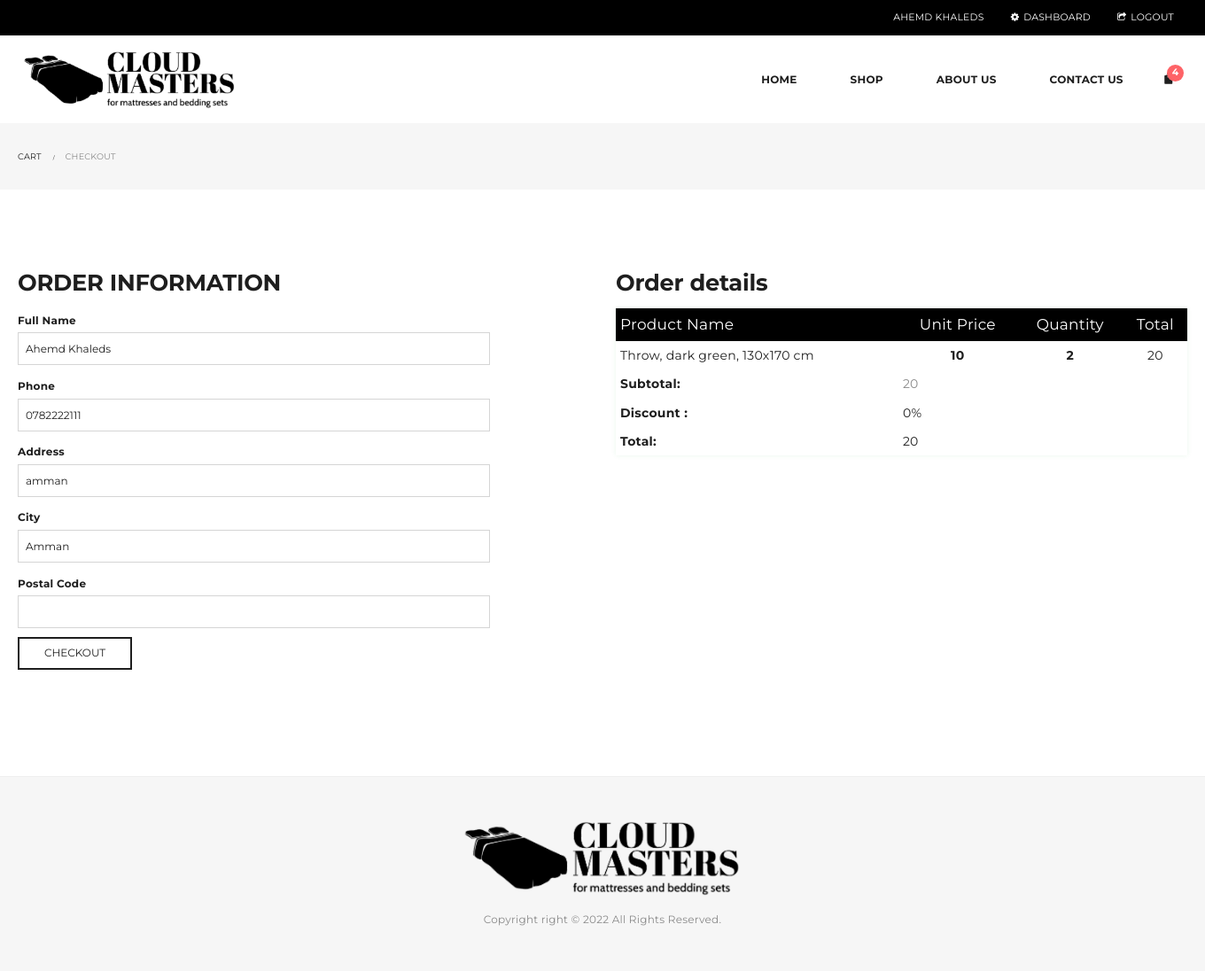
/store/views/checkout.php?price=20&c=0 (signed in), run on the app's committed database.
### tables this page shows
CREATE TABLE `users` (
  `user_id` int NOT NULL,
  `first_name` varchar(255) NOT NULL,
  `last_name` varchar(255) NOT NULL,
  `address` varchar(255) NOT NULL,
  `phone` varchar(255) NOT NULL,
  `email` varchar(255) NOT NULL,
  `password` varchar(255) NOT NULL,
  `is_admin` tinyint NOT NULL DEFAULT '0',
  `city` varchar(255) NOT NULL
);

CREATE TABLE `cart` (
  `cart_id` int NOT NULL,
  `user_id` int NOT NULL,
  `product_id` int NOT NULL,
  `quantity` int NOT NULL
);

CREATE TABLE `products` (
  `product_id` int NOT NULL,
  `product_name` varchar(255) NOT NULL,
  `price` int NOT NULL,
  `description` text NOT NULL,
  `image1` varchar(255) NOT NULL,
  `image2` varchar(255) DEFAULT NULL,
  `image3` varchar(255) DEFAULT NULL,
  `category_id` int NOT NULL,
  `discount` int NOT NULL DEFAULT '0',
  `offers` tinyint NOT NULL DEFAULT '0',
  `new_arrive` tinyint NOT NULL DEFAULT '0'
);

### store/views/connection.php (called while the page is built, shortened)
<?php
try {
    $connect = new PDO(
        'mysql:host=localhost;dbname=e-commerce',
        'root',
        'root'
    );
    $connect->setAttribute(PDO::ATTR_ERRMODE, PDO::ERRMODE_EXCEPTION);
} catch (PDOException $e) {
    echo 'connection falid ' . $e->getMessage();
}
function isAdmin()
{
    if (isset($_SESSION['userid'])) {
        global $connect;
        $curUser = $_SESSION['userid'];
        $user = $connect->query("SELECT * from users WHERE user_id='$curUser'");
        $user = $user->fetch();
        if ($user['is_admin']) {
            return 1;
        } else {
            return 0;
        }
    } else {
        return 0;
    }
}
?>

### store/views/checkout.php (the view, shortened to what this page needs)
<?php require './connection.php'; ?>
<?php
$userid = $_SESSION['userid'];
$query = 'SELECT * from `users` where user_id=?';
$query = $connect->prepare($query);
$query->execute([$userid]);
$userNow = $query->fetch(PDO::FETCH_OBJ);
?>
<!doctype html>
<html lang="en-US">
<head>
	<link rel='stylesheet' href='../css/settings.css' type='text/css' media='all' />
	<link rel='stylesheet' href='../css/swatches-and-photos.css' type='text/css' media='all' />
	<link rel='stylesheet' href='../css/font-awesome.min.css' type='text/css' media='all' />
	<link rel='stylesheet' href='../css/elegant-icon.css' type='text/css' media='all' />
	<link rel='stylesheet' href='../css/style.css' type='text/css' media='all' />
	<link rel='stylesheet' href='../css/shop.css' type='text/css' media='all' />
	<link rel='stylesheet' href='../css/magnific-popup.css' type='text/css' media='all' />
</head>
<body class="shop">
	<div id="wrapper" class="wide-wrap">
		<header class="header-type-classic">
			<div class="topbar">
				<div class="container topbar-wap">
					<div class="row">
						<div class="col-sm-6">
						<div class="right-topbar">
								<?php if (isset($_SESSION['userid'])) { ?>
														<div class="user-wishlist">
															<a href="../views/profile/logout.php"><i class="fa fa-share-square-o"></i>Logout</a>
														</div>
													<?php } ?>
							<?php if (isAdmin()) { ?>
												<div class="user-wishlist">
													<a href="../admin/views/index.php"><i class="fa fa-cog"></i>Dashboard</a>
												</div>
											<?php } ?>
								<div class="user-login">
									<ul class="nav top-nav">
										<li class="menu-item">
											<?php if (isset($_SESSION['userid'])) { ?>
											<a href='./profile/My-profile.php'><?php echo $user['first_name'] .
               ' ' .
               $user['last_name'];} else { ?></a>
											<a data-rel="loginModal" href="#"><i class="fa fa-user"></i> Login</a>
											<?php } ?>
										</li>
									</ul>
								</div>
							</div>
						</div>
					</div>
				</div>
			</div>
			<div class="navbar-container">
				<div class="navbar navbar-default  navbar-scroll-fixed">
					<div class="navbar-default-wrap">
						<div class="container">
							<div class="row">
								<div class="col-md-12 navbar-default-col">
									<div class="navbar-wrap">
										<div class="navbar-header">
											<a class="navbar-brand" href="./">
												<img class="logo" alt="The DMCS" src="../images/ltrblack.png">
											</a>
										</div>
										<nav class="collapse navbar-collapse primary-navbar-collapse">
											<ul class="nav navbar-nav primary-nav">
												<li class="menu-item-has-children dropdown">
													<a href="./index.php" class="dropdown-hover">
														<span class="underline">Home</span> <span class="caret"></span>
													</a>
												</li>
												<li class="menu-item-has-children megamenu megamenu-fullwidth dropdown">
													<a href="shop.php" class="dropdown-hover">
														<span class="underline">Shop</span> <span class="caret"></span>
													</a>
												</li>
												<li class="menu-item-has-children megamenu megamenu-fullwidth dropdown">
													<a href="about-us.php" class="dropdown-hover">
														<span class="underline">About Us</span> <span class="caret"></span>
													</a>
												</li>
												<li class="menu-item-has-children megamenu megamenu-fullwidth dropdown">
													<a href="contact-us.php" class="dropdown-hover">
														<span class="underline">Contact Us</span> <span class="caret"></span>
													</a>
												</li>
												<?php
            if (isset($_SESSION['userid'])) {
                $query = 'SELECT * from `cart`';
                $query = $connect->prepare($query);
                $query->execute();
                $productsInCart = $query->fetchAll(PDO::FETCH_OBJ);
            } elseif (isset($_SESSION['cartVisitor'])) {
                $productsInCart = $_SESSION['cartVisitor'];
                $fromSS = 1;
            } else {
                $productsInCart = [];
            }
            if (empty($productsInCart)) { ?>
												<li class="navbar-minicart navbar-minicart-nav">
													<a class="minicart-link" href="#">
														<span class="minicart-icon">
															<i class="minicart-icon-svg elegant_icon_bag"></i>
															<span><?php echo count($productsInCart); ?></span>
														</span>
													</a>
													<div class="minicart">
														<div class="minicart-header no-items show">
															Your shopping bag is empty.
														</div>
														<div class="minicart-footer">
															<div class="minicart-actions clearfix">
																<a class="button" href="./shop.php">
																	<span class="text">Go to the shop</span>
																</a>
															</div>
														</div>
													</div>
												</li>
<?php } else { ?>
												<li class="navbar-minicart navbar-minicart-nav">
														<a class="minicart-link" href="#">
															<span class="minicart-icon has-item">
																<i class="minicart-icon-svg elegant_icon_bag"></i> <span><?php echo count(
                    $productsInCart
                ); ?></span>
															</span>
														</a>
													</li>
<?php }
            ?>
											</ul>
										</nav>
									</div>
								</div>
							</div>
						</div>
					</div>
				</div>
			</div>
		</header>
<?php
$curUserId = $_SESSION['userid'];
$cart = $connect->query(
    "SELECT * FROM cart JOIN products ON cart.product_id=products.product_id WHERE cart.user_id='$curUserId'"
);
$cart = $cart->fetchAll();
if ($_GET['c'] != '0') {
    $idCoupon = $_GET['c'];
    $coupuns = $connect->query(
        "SELECT * FROM coupons WHERE coupon_id='$idCoupon'"
    );
    $coupon = $coupuns->fetch();
    $couponDiscount = $coupon['discount'];
} else {
    $couponDiscount = 0;
}
?>
               <div class="heading-container">
				<div class="container heading-standar">
					<div class="page-breadcrumb">
						<ul class="breadcrumb">
							<li><span><a href="/views/profile.php" class="home"><span>Cart</span></a></span></li>
							<li><span>Checkout</span></li>
						</ul>
					</div>
				</div>
			</div>
			<div class="content-container">
				<div class="container">
					<div class="row">
						<div class="col-md-5 main-wrap">
							<div class="main-content">
								<div class="shop">
                                <h2>ORDER INFORMATION</h2>
									<form method="post" action="checkout.php">
                                <div class="row">
                                    <div class="col-sm-12">
                                        <div>
                                            <p class="form-control-wrap your-name">
                                                <LAbel> Full Name </LAbel>
                                                <input type="text" name="address" value="<?php echo $userNow->first_name .
                                                    ' ' .
                                                    $userNow->last_name; ?>" size="40"  class="form-control text validates-as-required"/>
                                            </p>
                                        </div>
                                    </div>
                                    <div class="col-sm-12">
                                    <div>
                                            <p class="form-control-wrap your-name">
                                            <LAbel>Phone </LAbel>
                                                <input type="text" name="phone" value="<?php echo $userNow->phone; ?>" size="40" class="form-control text validates-as-required"/>
                                            </p>
                                        </div>
                                    </div>
                                    <div class="col-sm-12">
                                <div>
                                            <p class="form-control-wrap your-name">
                                            <LAbel>Address </LAbel>
                                                <input type="text" name="address" value="<?php echo $userNow->address; ?>" size="40" class="form-control text validates-as-required"/>
                                            </p>
                                        </div>
                                    </div>
                                    <div class="col-sm-12">
                                <div>
                                            <p class="form-control-wrap your-name">
                                            <LAbel>City </LAbel>
                                                <input type="text" name="city" value="<?php echo $userNow->city; ?>" size="40" class="form-control text validates-as-required"/>
                                            </p>
                                        </div>
                                    </div>
                                    <div class="col-sm-12">
                                        <div>
                                            <p class="form-control-wrap your-name">
                                            <LAbel>Postal Code </LAbel>
                                                <input type="text" name="postal_code" value="" size="40" class="form-control text validates-as-required"/>
                                            </p>
                                        </div>
                                    </div>
                                </div>
                                <input type="submit" name="Chekout" value="Checkout"  class="form-control submit" />
                                </form>
					            </div>
								</div>
							</div>
                            <link rel="stylesheet" href="checkout.css">
                            <div class="col-md-1"></div>
                            <div class="col-md-6">
                            <section class="woocommerce-order-details">
                                <h2 class="woocommerce-order-details__title">Order details</h2>
                                    <table class="woocommerce-table woocommerce-table--order-details shop_table order_details">
                                    <thead>
                                        <tr>
                                        <th class="woocommerce-table__product-table product-total" style="text-align:left">Product Name</th>
                                        <th class="woocommerce-table__product-table product-total">Unit Price</th>
                                        <th class="woocommerce-table__product-table product-total">Quantity</th>
                                        <th class="woocommerce-table__product-table product-total">Total</th>
                                        </tr>
                                    </thead>
                                    <tbody>
                                        <?php foreach ($cart as $c) { ?>
                                        <tr class="woocommerce-table__line-item order_item">
                                        <td class="woocommerce-table__product-name product-name" style="text-align:left">
                                            <?php echo $c[
                                                'product_name'
                                            ]; ?></td>
                                            <td><strong class="product-quantity"><?php echo $c[
                                                'price'
                                            ]; ?></strong></td>
                                            <td><strong class="product-quantity"><?php echo $c[
                                                'quantity'
                                            ]; ?></strong></td>
                                        <td class="woocommerce-table__product-total product-total">
                                            <?php echo $c['price'] *
                                                $c['quantity']; ?>
                                        </td>
                                        </tr>
                                        <?php } ?>
                                    </tbody>
                                    <tfoot>
                                        <tr>
                                        <th scope="row">Subtotal:</th>
                                        <td><span class="woocommerce-Price-amount amount"><span class="woocommerce-Price-currencySymbol"></span><?php echo $_GET[
                                            'price'
                                        ]; ?></span>
                                        </td>
                                        </tr>
                                        <tr>
                                        <th scope="row">Discount :</th>
                                        <td><?php echo $couponDiscount
                                            ? $couponDiscount
                                            : 0; ?>%</td>
                                        </tr>
                                        <tr>
                                        <th scope="row">Total:</th>
                                        <td><?php echo $couponDiscount
                                            ? $_GET['price'] -
                                                $_GET['price'] *
                                                    ($couponDiscount / 100)
                                            : $_GET['price']; ?>
                                        </td>
                                        </tr>
                                    </tfoot>
                                    </table>
                                </section>
                            </div>
						</div>
					</div>
				</div>
			</div>
<?php require_once 'footer.php'; ?>

### store/views/checkout.css (style rules this page uses)
.shop_table.woocommerce-table--order-details { box-shadow: 0 0 5px rgba(57, 180, 74, 0.1); }
.shop_table.woocommerce-table--order-details thead { background: #000; color: #fff; }
.shop_table.woocommerce-table--order-details thead th { text-align: center; padding: 5px; border-bottom: none; font-weight: normal; font-size: 17px; }
.shop_table.woocommerce-table--order-details tbody td { text-align: center; padding: 5px; border-color: #f0f2f7; font-size: 14px; }
tfoot td , tfoot th { padding: 5px; font-size: 14px; }

### data on the page
users: first_name "AHEMD", last_name "KHALEDS", address "Ahemd Khaleds", phone "0782222111", address "amman", city "Amman"
cart: product.product_name "Throw, dark green, 130x170 cm", product.price "10", quantity "2", product+quantity "20"

### other printed values
$_GET['price'] "20"
